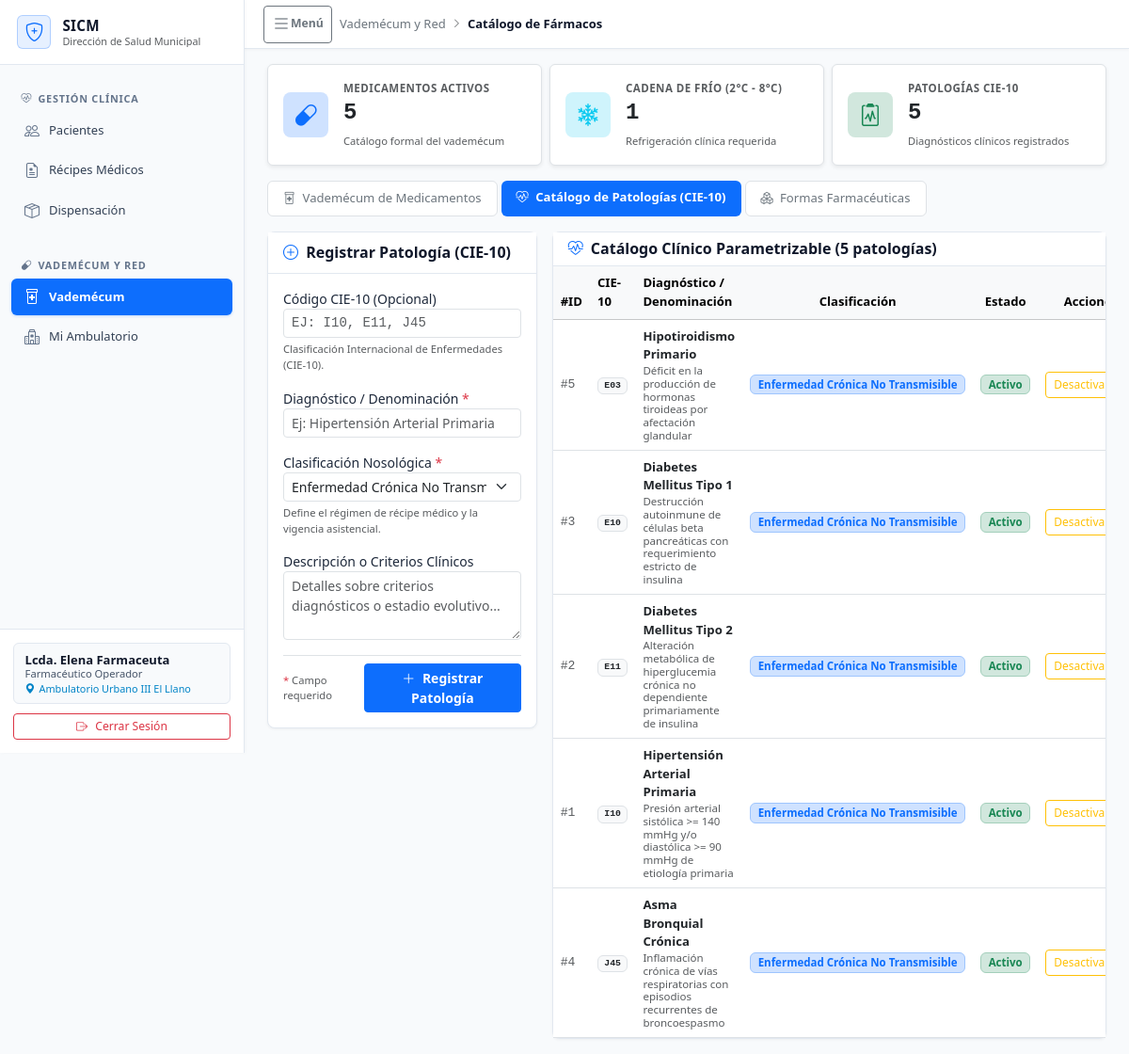
Page /index.php?tab=medicamentos&subtab=patologias (signed in) on the committed database.
### tables this page shows
CREATE TABLE IF NOT EXISTS configuracion_institucional (
    id INT PRIMARY KEY DEFAULT 1,
    nombre_sistema VARCHAR(120) NOT NULL DEFAULT 'Sistema Integrado de Control de Medicamentos',
    siglas_sistema VARCHAR(20) NOT NULL DEFAULT 'SICM',
    ente_rector VARCHAR(150) NOT NULL DEFAULT 'Red de Salud Municipal',
    municipio VARCHAR(100) NOT NULL DEFAULT 'Municipio Autónomo',
    logotipo_ruta VARCHAR(255) NULL,
    dias_alerta_fefo INT NOT NULL DEFAULT 60 COMMENT 'Días previos a caducidad para semáforo crítico/alerta',
    updated_at DATETIME NOT NULL DEFAULT CURRENT_TIMESTAMP ON UPDATE CURRENT_TIMESTAMP,
    CONSTRAINT chk_solo_una_fila CHECK (id = 1)
);

CREATE TABLE patologias (
    id INT AUTO_INCREMENT PRIMARY KEY,
    codigo_cie10 VARCHAR(10) NULL UNIQUE COMMENT 'Código internacional CIE-10 (ej: I10, E11)',
    nombre VARCHAR(120) NOT NULL UNIQUE COMMENT 'Ej: Hipertensión Arterial Primaria, Diabetes Mellitus Tipo 2',
    clasificacion_id INT NULL,
    cronica TINYINT(1) NOT NULL DEFAULT 1 COMMENT '1 = Enfermedad crónica no transmisible, 0 = Aguda',
    descripcion VARCHAR(255) NULL,
    activo TINYINT(1) NOT NULL DEFAULT 1,
    created_at DATETIME NOT NULL DEFAULT CURRENT_TIMESTAMP,
    CONSTRAINT fk_patologias_clasificacion FOREIGN KEY (clasificacion_id) REFERENCES clasificaciones_patologia(id) ON DELETE SET NULL
);

CREATE TABLE clasificaciones_patologia (
    id INT AUTO_INCREMENT PRIMARY KEY,
    codigo VARCHAR(30) NOT NULL UNIQUE COMMENT 'CRONICA, AGUDA, EPIDEMIOLOGICA',
    nombre VARCHAR(80) NOT NULL,
    descripcion VARCHAR(255) NULL,
    es_recurrente_mensual TINYINT(1) NOT NULL DEFAULT 1,
    activo TINYINT(1) NOT NULL DEFAULT 1,
    created_at DATETIME NOT NULL DEFAULT CURRENT_TIMESTAMP
);

### src/views/tabs/medicamentos/subtab_patologias.php (the view, shortened to what the rows shown need)
<div class="row g-3">
    <div class="col-xl-8 col-lg-7">
        <div class="card-sicm">
            <div class="table-responsive">
                <table class="table table-hover align-middle mb-0" style="font-size: 0.82rem;">
                    <thead class="table-light">
                        <tr>
                            <th style="width: 45px;">#ID</th>
                            <th style="width: 95px;">CIE-10</th>
                            <th>Diagnóstico / Denominación</th>
                            <th class="text-center" style="width: 110px;">Clasificación</th>
                            <th class="text-center" style="width: 90px;">Estado</th>
                            <th class="text-end" style="width: 110px;">Acciones</th>
                        </tr>
                    </thead>
                    <tbody>
                        <?php if (empty($patologias)): ?>
                            <tr>
                                <td colspan="6" class="text-center text-muted py-4">
                                    No hay patologías registradas en el catálogo clínico.
                                </td>
                            </tr>
                        <?php else: ?>
                            <?php foreach ($patologias as $pat): ?>
                                <tr
                                    class="<?= ((int) $pat['activo'] === 0) ? 'table-secondary opacity-75' : '' ?>">
                                    <td class="font-monospace text-muted">#<?= $pat['id'] ?></td>
                                    <td>
                                        <?php if (!empty($pat['codigo_cie10'])): ?>
                                            <span class="badge bg-light text-dark border font-monospace">
                                                <?= htmlspecialchars($pat['codigo_cie10']) ?>
                                            </span>
                                        <?php else: ?>
                                            <span class="text-muted small"><em>(Sin CIE)</em></span>
                                        <?php endif; ?>
                                    </td>
                                    <td>
                                        <div class="fw-bold text-dark"><?= htmlspecialchars($pat['nombre']) ?>
                                        </div>
                                        <?php if (!empty($pat['descripcion'])): ?>
                                            <div class="text-muted small"
                                                style="font-size: 0.72rem; line-height: 1.2;">
                                                <?= htmlspecialchars($pat['descripcion']) ?>
                                            </div>
                                        <?php endif; ?>
                                    </td>
                                    <td class="text-center">
                                        <?php if (!empty($pat['clasificacion_nombre'])): ?>
                                            <span class="badge <?= ((int) ($pat['es_recurrente_mensual'] ?? 0) === 1) ? 'bg-primary-subtle text-primary border border-primary-subtle' : 'bg-warning-subtle text-warning-emphasis border border-warning-subtle' ?>"
                                                style="font-size: 0.72rem;">
                                                <?= htmlspecialchars($pat['clasificacion_nombre']) ?>
                                            </span>
                                        <?php endif; ?>
                                    </td>
                                    <td class="text-center">
                                        <?php if ((int) $pat['activo'] === 1): ?>
                                            <span
                                                class="badge bg-success-subtle text-success border border-success-subtle"
                                                style="font-size: 0.72rem;">
                                                Activo
                                            </span>
                                        <?php endif; ?>
                                    </td>
                                    <td class="text-end">
                                        <form method="POST" action="procesar.php" class="d-inline"
                                            onsubmit="return confirm('¿Confirma que desea <?= ((int) $pat['activo'] === 1) ? 'desactivar' : 'reactivar' ?> la patología <?= htmlspecialchars(addslashes($pat['nombre'])) ?>?');">
                                            <button type="submit"
                                                class="btn btn-sm py-0.5 px-2 <?= ((int) $pat['activo'] === 1) ? 'btn-outline-warning' : 'btn-outline-success' ?>"
                                                style="font-size: 0.75rem;">
                                                <?= ((int) $pat['activo'] === 1) ? 'Desactivar' : 'Reactivar' ?>
                                            </button>
                                        </form>
                                    </td>
                                </tr>
                            <?php endforeach; ?>
                        <?php endif; ?>
                    </tbody>
                </table>
            </div>
        </div>
    </div>
</div>

### src/views/layout/sidebar.php (shortened to what the rows shown need)
<aside class="sicm-sidebar offcanvas-lg offcanvas-start" id="sidebarMenu" tabindex="-1"
            aria-labelledby="sidebarMenuLabel">
            <div class="sicm-sidebar-header d-flex align-items-center justify-content-between">
                <a href="index.php" class="sicm-sidebar-brand">
                    <div class="d-flex flex-column text-truncate" style="min-width: 0;">
                        <span class="brand-title text-truncate"
                            style="font-size: 0.95rem; line-height: 1.25;"><?= htmlspecialchars($configInst['siglas_sistema']) ?></span>
                        <span class="text-muted text-truncate" style="font-size: 0.68rem; line-height: 1.25;"
                            title="<?= htmlspecialchars($configInst['ente_rector']) ?>"><?= htmlspecialchars($configInst['ente_rector']) ?></span>
                    </div>
                </a>
            </div>
        </aside>

### rows in the picture
configuracion_institucional: siglas_sistema "SICM", ente_rector "Dirección de Salud Municipal"
patologias: id "5", codigo_cie10 "E03", nombre "Hipotiroidismo Primario", descripcion "Déficit en la producción de hormonas tiroideas por afectación glandular", clasificacion.nombre "Enfermedad Crónica No Transmisible", activo "Activo"
patologias: id "3", codigo_cie10 "E10", nombre "Diabetes Mellitus Tipo 1", descripcion "Destrucción autoinmune de células beta pancreáticas con requerimiento estricto de insulina", clasificacion.nombre "Enfermedad Crónica No Transmisible", activo "Activo"
patologias: id "2", codigo_cie10 "E11", nombre "Diabetes Mellitus Tipo 2", descripcion "Alteración metabólica de hiperglucemia crónica no dependiente primariamente de insulina", clasificacion.nombre "Enfermedad Crónica No Transmisible", activo "Activo"
patologias: id "1", codigo_cie10 "I10", nombre "Hipertensión Arterial Primaria", descripcion "Presión arterial sistólica >= 140 mmHg y/o diastólica >= 90 mmHg de etiología primaria", clasificacion.nombre "Enfermedad Crónica No Transmisible", activo "Activo"
patologias: id "4", codigo_cie10 "J45", nombre "Asma Bronquial Crónica", descripcion "Inflamación crónica de vías respiratorias con episodios recurrentes de broncoespasmo", clasificacion.nombre "Enfermedad Crónica No Transmisible", activo "Activo"

### other values in the picture
$usuario['nombre'] "Lcda. Elena Farmaceuta"
$rolLabel "Farmacéutico Operador"
$seccionNombre "Vademécum y Red"
$moduloNombre "Catálogo de Fármacos"
$kpiMedicamentosActivos "5"
$kpiCadenaFrio "1"
$kpiPatologiasCie "5"
count($patologias) "5"
form field clasificacion_id "Enfermedad Crónica No Transmisible (Dotación Mensual)"
